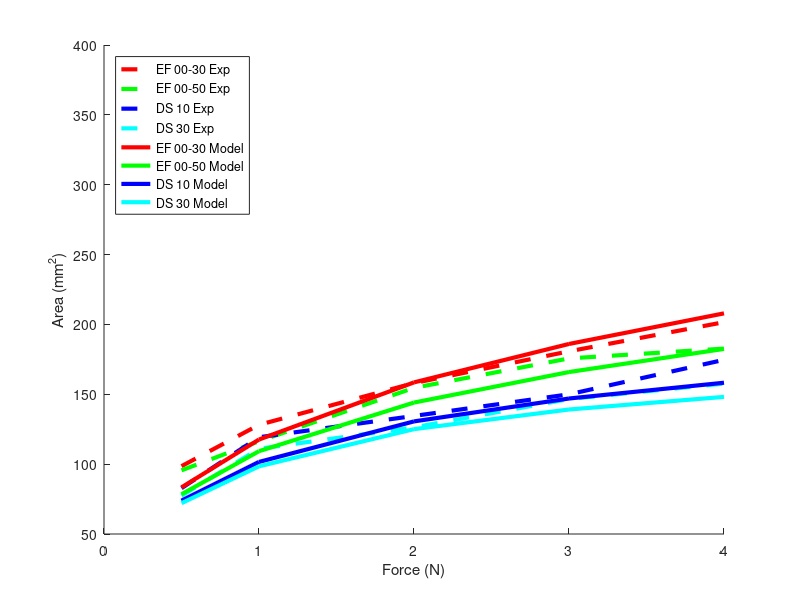

MATLAB code for this plot: (Note: this script raises an error after producing the figure.)
%% Soft finger to Soft Material Contact Model - Hertzian Model
%clear; clc; close all;

% EF00-30, EF00-50, DS10, DS30, PLA
E_material_PS = [0.1, 0.17,0.45, 1.3, 400];

[m,numberOfMaterial] = size(E_material_PS);

for i=1:numberOfMaterial
    % User1
    %R_indenter = 9; E_f0 = 0.013;   beta = 0.9;  

    %User2
    R_indenter = 7.75;    E_f0 = 0.020;    beta = 0.7;


    P_indenter = [0.5,1,2,3,4];                                             % [N]
    
    % force dependent
    E_finger_PS = E_f0 * (1 + beta.*P_indenter);                            % [N/mm^2]
    
    E_total_PS = 1./(1./E_material_PS(i) + 1./E_finger_PS);                 % [MPa or N/mm^2]
    
    R_indenter_plus = R_indenter * (1 + E_material_PS(i)./E_finger_PS);
    
    h_indenter = (3*P_indenter./(4*sqrt(R_indenter).*E_total_PS)).^(2/3);
    h_indenter_plus = (3*P_indenter./(4*sqrt(R_indenter_plus).*E_material_PS(i))).^(2/3);
    
    % a from the herz model - same results
    %a_indenter = sqrt(R_indenter).*(h_indenter).^(1/2);
    %a_indenter2 = sqrt(R_indenter_plus).*(h_indenter_plus).^(1/2);

    % gives similar results
    %k=(E_finger_PS./(E_finger_PS + E_material_PS(i)));
    %ContactAreaindenter = 2*pi*R_indenter_plus.*(k.*h_indenter/2) % [mm^2] % spherical cap area!
    %ContactAreaindenter = 2*pi*R_indenter_plus.*(h_indenter_plus/2) % [mm^2] %spherical cap area! 
    
    ContactAreaindenter(i,:) = pi*(0.75*R_indenter.*P_indenter.*(1./E_material_PS(i) + 1./E_finger_PS)).^(2/3); % [mm^2] %spherical cap area!
end


% c=130, d=150;
% A_flat = c * P_indenter.^(1/3);
% A_flat1 = d * P_indenter.^(2/3);

% User1
% toughPLAContactArea = [99.21933333, 131.6793333, 151.7163333, 182.5186667, 184.5766667];
% ecoflex50ContactArea = [118.9573333, 159.967, 193.9183333, 224.4313333, 242.2033333];
% ecoflex30ContactArea = [125.8526667,150.8636667, 195.1493333, 235.127, 271.2866667];
% dragonSkin30ContactArea = [112.881,	136.889, 170.4963333, 185.4146667, 198.6936667];
% dragonSkin10ContactArea = [113.23,144.0263333,178.0976667,205.4863333,	221.3976667]

% User2
toughPLAContactArea = [73.138	99.40733333	125.1376667	136.348	142.5866667];
ecoflex50ContactArea = [95.58833333	116.4106667	154.6026667	175.677	182.6893333];
ecoflex30ContactArea = [98.55533333	128.1526667	158.019	180.7653333	201.6056667];
dragonSkin30ContactArea = [77.36033333	110.9993333	126.3366667	146.573	157.632];
dragonSkin10ContactArea =[82.81033333,	119.2536667,134.502,149.9813333,174.656];

figure
set(groot,'defaultLineLineWidth',3.0)
%plot(P_indenter,ecoflex30ContactArea)
hold on
plot(P_indenter,ecoflex30ContactArea,'r--',P_indenter,ecoflex50ContactArea,'g--',P_indenter,dragonSkin10ContactArea,'b--',P_indenter,dragonSkin30ContactArea,'c--')
plot(P_indenter,ContactAreaindenter(1,:),'r',P_indenter,ContactAreaindenter(2,:),'g',P_indenter,ContactAreaindenter(3,:),'b',P_indenter,ContactAreaindenter(4,:),'c')
hold off
xlim([0,4])
ylim([50,400])
xlabel("Force (N)")
ylabel("Area (mm^2)")
legend('EF 00-30 Exp', 'EF 00-50 Exp', 'DS 10 Exp', 'DS 30 Exp', ...
    'EF 00-30 Model', 'EF 00-50 Model', 'DS 10 Model', 'DS 30 Model')
legend('Location','northwest')
fontsize(gca,20,"pixels")
